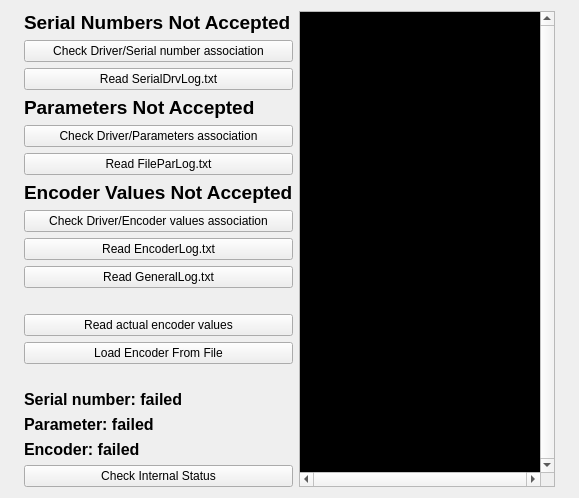
      <widget class="QWidget" name="tab_17">
       <attribute name="icon">
        <iconset resource="file.qrc">
         <normaloff>:/txtIconNoBackground.png</normaloff>:/txtIconNoBackground.png</iconset>
       </attribute>
       <attribute name="title">
        <string>General</string>
       </attribute>
       <attribute name="toolTip">
        <string>General information management</string>
       </attribute>
       <layout class="QHBoxLayout" name="horizontalLayout_5">
        <item>
         <widget class="QLabel" name="label_46">
          <property name="text">
           <string/>
          </property>
         </widget>
        </item>
        <item>
         <layout class="QGridLayout" name="gridLayout_12">
          <item row="0" column="0">
           <layout class="QVBoxLayout" name="verticalLayout">
            <item>
             <widget class="QLabel" name="label_Accepted">
              <property name="font">
               <font>
                <pointsize>14</pointsize>
                <weight>75</weight>
                <bold>true</bold>
               </font>
              </property>
              <property name="text">
               <string>Serial Numbers Not Accepted</string>
              </property>
             </widget>
            </item>
            <item>
             <widget class="QPushButton" name="CheckDrvAssoc">
              <property name="acceptDrops">
               <bool>false</bool>
              </property>
              <property name="toolTip">
               <string>&lt;html&gt;&lt;head/&gt;&lt;body&gt;&lt;p&gt;Check the association beetwen log file serial number and the real situation. The log file name is SerialDrvLog.txt&lt;/p&gt;&lt;/body&gt;&lt;/html&gt;</string>
              </property>
              <property name="text">
               <string>Check Driver/Serial number association</string>
              </property>
             </widget>
            </item>
            <item>
             <widget class="QPushButton" name="ReadSerialDrvLog">
              <property name="toolTip">
               <string>Read the log file SerialDrvLog.txt</string>
              </property>
              <property name="text">
               <string>Read SerialDrvLog.txt</string>
              </property>
             </widget>
            </item>
           </layout>
          </item>
          <item row="0" column="1" rowspan="6">
           <widget class="QTextEdit" name="GeneralConnectionLog">
            <property name="palette">
             <palette>
              <active>
               <colorrole role="Text">
                <brush brushstyle="SolidPattern">
                 <color alpha="255">
                  <red>255</red>
                  <green>255</green>
                  <blue>255</blue>
                 </color>
                </brush>
               </colorrole>
               <colorrole role="Base">
                <brush brushstyle="SolidPattern">
                 <color alpha="255">
                  <red>0</red>
                  <green>0</green>
                  <blue>0</blue>
                 </color>
                </brush>
               </colorrole>
              </active>
              <inactive>
               <colorrole role="Text">
                <brush brushstyle="SolidPattern">
                 <color alpha="255">
                  <red>255</red>
                  <green>255</green>
                  <blue>255</blue>
                 </color>
                </brush>
               </colorrole>
               <colorrole role="Base">
                <brush brushstyle="SolidPattern">
                 <color alpha="255">
                  <red>0</red>
                  <green>0</green>
                  <blue>0</blue>
                 </color>
                </brush>
               </colorrole>
              </inactive>
              <disabled>
               <colorrole role="Text">
                <brush brushstyle="SolidPattern">
                 <color alpha="255">
                  <red>159</red>
                  <green>158</green>
                  <blue>158</blue>
                 </color>
                </brush>
               </colorrole>
               <colorrole role="Base">
                <brush brushstyle="SolidPattern">
                 <color alpha="255">
                  <red>255</red>
                  <green>255</green>
                  <blue>255</blue>
                 </color>
                </brush>
               </colorrole>
              </disabled>
             </palette>
            </property>
            <property name="cursor" stdset="0">
             <cursorShape>ArrowCursor</cursorShape>
            </property>
            <property name="toolTip">
             <string>&lt;html&gt;&lt;head/&gt;&lt;body&gt;&lt;p&gt;Informations sent by the server to this GUI.&lt;/p&gt;&lt;/body&gt;&lt;/html&gt;</string>
            </property>
            <property name="inputMethodHints">
             <set>Qt::ImhMultiLine</set>
            </property>
            <property name="verticalScrollBarPolicy">
             <enum>Qt::ScrollBarAlwaysOn</enum>
            </property>
            <property name="horizontalScrollBarPolicy">
             <enum>Qt::ScrollBarAlwaysOn</enum>
            </property>
            <property name="sizeAdjustPolicy">
             <enum>QAbstractScrollArea::AdjustIgnored</enum>
            </property>
            <property name="lineWrapMode">
             <enum>QTextEdit::NoWrap</enum>
            </property>
            <property name="textInteractionFlags">
             <set>Qt::TextSelectableByMouse</set>
            </property>
           </widget>
          </item>
          <item row="1" column="0">
           <layout class="QVBoxLayout" name="verticalLayout_9">
            <item>
             <widget class="QLabel" name="label_Accepted_Par">
              <property name="font">
               <font>
                <pointsize>14</pointsize>
                <weight>75</weight>
                <bold>true</bold>
               </font>
              </property>
              <property name="text">
               <string>Parameters Not Accepted</string>
              </property>
             </widget>
            </item>
            <item>
             <widget class="QPushButton" name="CheckParAssoc">
              <property name="toolTip">
               <string>&lt;html&gt;&lt;head/&gt;&lt;body&gt;&lt;p&gt;Check the association beetwen log file drivers parameter and the real situation. The log file name is FileParLog.txt&lt;/p&gt;&lt;/body&gt;&lt;/html&gt;</string>
              </property>
              <property name="text">
               <string>Check Driver/Parameters association</string>
              </property>
             </widget>
            </item>
            <item>
             <widget class="QPushButton" name="ReadFileParLog">
              <property name="toolTip">
               <string>Read the log file FileParLog.txt</string>
              </property>
              <property name="text">
               <string>Read FileParLog.txt</string>
              </property>
             </widget>
            </item>
           </layout>
          </item>
          <item row="2" column="0">
           <layout class="QVBoxLayout" name="verticalLayout_28">
            <item>
             <widget class="QLabel" name="label_Accepted_Encode">
              <property name="font">
               <font>
                <pointsize>14</pointsize>
                <weight>75</weight>
                <bold>true</bold>
               </font>
              </property>
              <property name="text">
               <string>Encoder Values Not Accepted</string>
              </property>
             </widget>
            </item>
            <item>
             <widget class="QPushButton" name="CheckEncoderAssoc">
              <property name="toolTip">
               <string>&lt;html&gt;&lt;head/&gt;&lt;body&gt;&lt;p&gt;Check the association beetwen log file drivers parameter and the real situation. The log file name is FileParLog.txt&lt;/p&gt;&lt;/body&gt;&lt;/html&gt;</string>
              </property>
              <property name="text">
               <string>Check Driver/Encoder values association</string>
              </property>
             </widget>
            </item>
            <item>
             <widget class="QPushButton" name="ReadEncoderLog">
              <property name="toolTip">
               <string>Read the log file FileParLog.txt</string>
              </property>
              <property name="text">
               <string>Read EncoderLog.txt</string>
              </property>
             </widget>
            </item>
           </layout>
          </item>
          <item row="3" column="0">
           <widget class="QPushButton" name="ReadGeneralLog">
            <property name="toolTip">
             <string>Read the log file GeneralLog.txt</string>
            </property>
            <property name="text">
             <string>Read GeneralLog.txt</string>
            </property>
           </widget>
          </item>
          <item row="4" column="0">
           <layout class="QVBoxLayout" name="verticalLayout_40">
            <item>
             <widget class="QLabel" name="label_325">
              <property name="text">
               <string/>
              </property>
             </widget>
            </item>
            <item>
             <widget class="QPushButton" name="ReadActualEncoderValue">
              <property name="toolTip">
               <string>&lt;html&gt;&lt;head/&gt;&lt;body&gt;&lt;p&gt;Read the values used to estimate the correcteness of the driver position.&lt;/p&gt;&lt;/body&gt;&lt;/html&gt;</string>
              </property>
              <property name="text">
               <string>Read actual encoder values</string>
              </property>
             </widget>
            </item>
            <item>
             <widget class="QPushButton" name="LoadEncoderFromFileButton">
              <property name="toolTip">
               <string>&lt;html&gt;&lt;head/&gt;&lt;body&gt;&lt;p&gt;Load the values used to estimated the driver position from the EncoderLog.txt file.&lt;/p&gt;&lt;/body&gt;&lt;/html&gt;</string>
              </property>
              <property name="text">
               <string>Load Encoder From File</string>
              </property>
             </widget>
            </item>
            <item>
             <widget class="QLabel" name="label_311">
              <property name="text">
               <string/>
              </property>
             </widget>
            </item>
           </layout>
          </item>
          <item row="5" column="0">
           <layout class="QVBoxLayout" name="verticalLayout_2">
            <item>
             <widget class="QLabel" name="InternalSerialNumberStatus">
              <property name="font">
               <font>
                <pointsize>12</pointsize>
                <weight>75</weight>
                <bold>true</bold>
               </font>
              </property>
              <property name="text">
               <string>Serial number: failed</string>
              </property>
             </widget>
            </item>
            <item>
             <widget class="QLabel" name="InternalParameterStatus">
              <property name="font">
               <font>
                <pointsize>12</pointsize>
                <weight>75</weight>
                <bold>true</bold>
               </font>
              </property>
              <property name="text">
               <string>Parameter: failed</string>
              </property>
             </widget>
            </item>
            <item>
             <widget class="QLabel" name="InternalEncoderValuesStatus">
              <property name="font">
               <font>
                <pointsize>12</pointsize>
                <weight>75</weight>
                <bold>true</bold>
               </font>
              </property>
              <property name="text">
               <string>Encoder: failed</string>
              </property>
             </widget>
            </item>
            <item>
             <widget class="QPushButton" name="CheckInternalStatus">
              <property name="toolTip">
               <string>&lt;html&gt;&lt;head/&gt;&lt;body&gt;&lt;p&gt;Check the internal status of the CollSoft program: some operations are allowed only if each control was done at least once time after the beginning of the CollSoft program.&lt;/p&gt;&lt;/body&gt;&lt;/html&gt;</string>
              </property>
              <property name="text">
               <string>Check Internal Status</string>
              </property>
             </widget>
            </item>
           </layout>
          </item>
         </layout>
        </item>
        <item>
         <widget class="QLabel" name="label_45">
          <property name="text">
           <string/>
          </property>
         </widget>
        </item>
       </layout>
      </widget>
